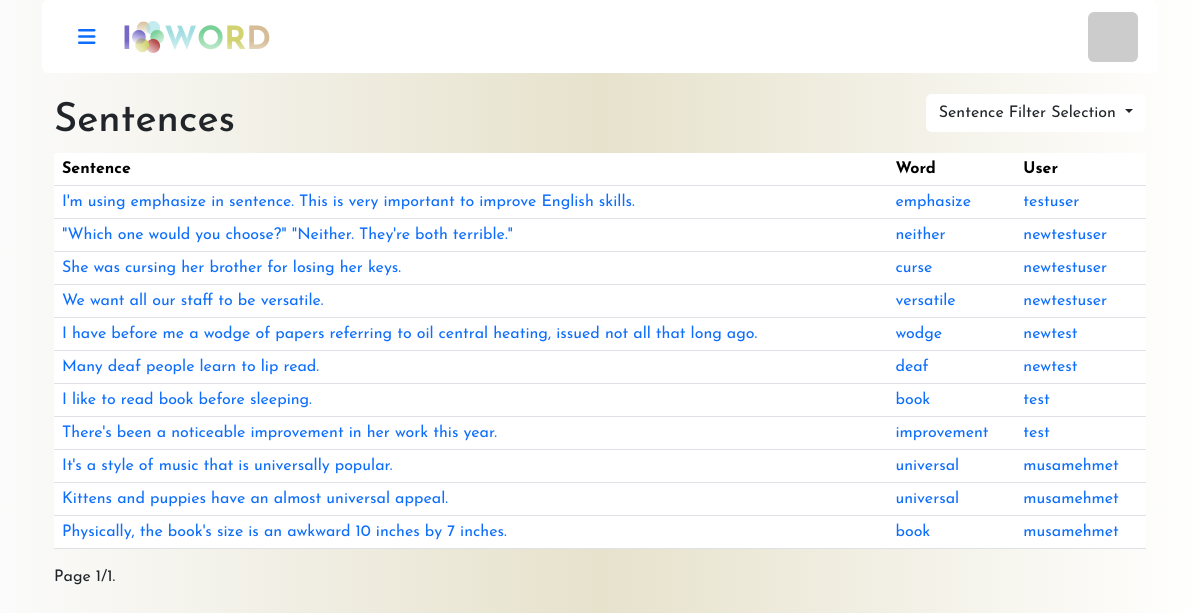
The page /sentences (signed in) on the database its author committed.
### iword/models.py (models this page shows, shortened)
class Sentence(models.Model):
    user = models.ForeignKey(User, on_delete=models.CASCADE, related_name='author_sentence')
    sentenceword = models.ForeignKey(Word, on_delete=models.CASCADE, related_name='sentence_word', null=False)
    sentence = models.CharField(max_length=2048, default='')
    created_at = models.DateTimeField(default=timezone.now)

class Word(models.Model):
    user = models.ForeignKey(User, on_delete=models.CASCADE, related_name='author_word')
    word = models.CharField(max_length=255, unique=True, default='')
    description = models.CharField(max_length=1024, default='')
    pronunciation = models.CharField(max_length=255, default='')
    prontype = models.CharField(max_length=255, default='')
    type = models.CharField(max_length=255, default='')
    created_at = models.DateTimeField(default=timezone.now)
    def __str__(self):
        return self.word

class User(AbstractUser):
    biography = models.TextField(blank=True)
    birthday = models.DateField(null=True, blank=True)
    profileURL = models.URLField(blank=True)
    location = models.CharField(max_length=255, blank=True)
    wordscore = models.IntegerField(default=0, blank=True)
    sentencescore = models.IntegerField(default=0, blank=True)
    darkmode = models.BooleanField(default=False)

### iword/views.py (the view)
# urls.py: path("sentences", views.sentences, name="sentences"),
def sentences(request):
    all_sentences = Sentence.objects.all().order_by('-id')
    paginator = Paginator(all_sentences, 20)
    page_number = request.GET.get('page')
    sentences = paginator.get_page(page_number)
    return render(request, 'sentences.html', {'sentences': sentences})

### iword/templates/sentences.html (shortened to what this page needs)
{% extends "layout.html" %}
{% load static %}
{% block layout %}
<div class="d-flex justify-content-between align-items-center">
    <h1 class="mt-4">Sentences</h1>
    <div class="dropdown">
        <button class="btn bg-white dropdown-toggle" type="button" id="dropdownMenuButton" data-toggle="dropdown" aria-haspopup="true" aria-expanded="false">
          Sentence Filter Selection
        </button>
      </div>
    </div>
<table class="table table-hover">
    <thead>
        <tr>
        <th scope="col">Sentence</th>
        <th scope="col">Word</th>
        {% if user.is_authenticated %}
        <th scope="col">User</th>
        {% endif %}
        </tr>
    </thead>
    <tbody>
        {% for sentence in sentences %}
        <tr>
            <td scope="col"><a href="{% url 'sentence_detail' sentence.id %}">{{ sentence.sentence }}</a></td>
            <td scope="col"><a href="{% url 'word_detail' sentence.sentenceword.id %}">{{ sentence.sentenceword }}</a></td>
            {% if user.is_authenticated %}
            <td scope="col"><a href="{% url 'profile' sentence.user.id %}">{{ sentence.user.username }}</a></td>
            {% endif %}
      </tr>
        {% endfor %}
    </tbody>
</table>
<div class="pagination">
    <span class="step-links">
        <span class="current-page">
            Page {{ sentences.number }}/{{ sentences.paginator.num_pages }}.
        </span>
    </span>
</div>
{% endblock %}

### iword/static/styles.css (style rules this page uses)
body { margin: 0; padding: 0; font-family: 'Josefin Sans', sans-serif; background: linear-gradient(90deg, rgba(251, 251, 251, 1) 0%, rgba(230, 226, 204, 1) 50%, rgba(255, 255, 255, 1) 100%); }
a { text-decoration: none; }

### rows shown on the page
Sentence: sentence "I'm using emphasize in sentence. This is very important to improve English skills.", sentenceword "emphasize", user.username "testuser"
Sentence: sentence "\"Which one would you choose?\" \"Neither. They're both terrible.\"", sentenceword "neither", user.username "newtestuser"
Sentence: sentence "She was cursing her brother for losing her keys.", sentenceword "curse", user.username "newtestuser"
Sentence: sentence "We want all our staff to be versatile.", sentenceword "versatile", user.username "newtestuser"
Sentence: sentence "I have before me a wodge of papers referring to oil central heating, issued not all that long ago.", sentenceword "wodge", user.username "newtest"
Sentence: sentence "Many deaf people learn to lip read.", sentenceword "deaf", user.username "newtest"
Sentence: sentence "I like to read book before sleeping.", sentenceword "book", user.username "test"
Sentence: sentence "There's been a noticeable improvement in her work this year.", sentenceword "improvement", user.username "test"
Sentence: sentence "It's a style of music that is universally popular.", sentenceword "universal", user.username "musamehmet"
Sentence: sentence "Kittens and puppies have an almost universal appeal.", sentenceword "universal", user.username "musamehmet"
Sentence: sentence "Physically, the book's size is an awkward 10 inches by 7 inches.", sentenceword "book", user.username "musamehmet"

### other values the page prints
{{ sentences.number }} "1"
{{ sentences.paginator.num_pages }} "1"
